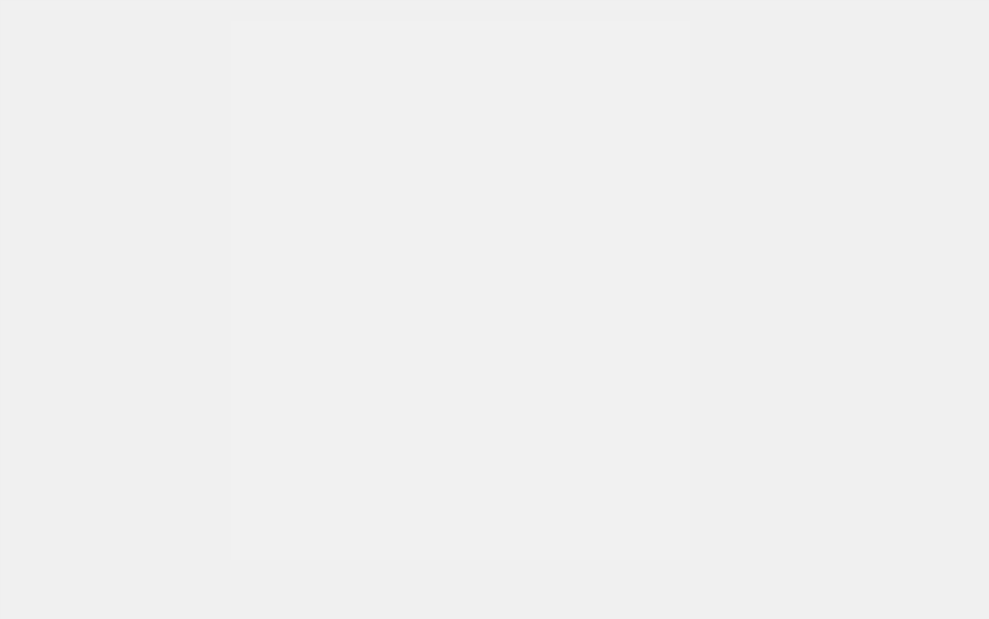
<?xml version="1.0" encoding="UTF-8"?>
<ui version="4.0">
 <class>deleteBookWindow</class>
 <widget class="QWidget" name="deleteBookWindow">
  <property name="geometry">
   <rect>
    <x>0</x>
    <y>0</y>
    <width>989</width>
    <height>619</height>
   </rect>
  </property>
  <property name="windowTitle">
   <string>Form</string>
  </property>
  <property name="styleSheet">
   <string notr="true">background-image: url(:/resources/white.png);
</string>
  </property>
  <widget class="QFrame" name="frame">
   <property name="geometry">
    <rect>
     <x>0</x>
     <y>0</y>
     <width>991</width>
     <height>621</height>
    </rect>
   </property>
   <property name="styleSheet">
    <string notr="true">QFrame {
	background-color: rgba(255,255,255,10);
}</string>
   </property>
   <property name="frameShape">
    <enum>QFrame::Shape::StyledPanel</enum>
   </property>
   <property name="frameShadow">
    <enum>QFrame::Shadow::Raised</enum>
   </property>
   <widget class="QListWidget" name="listWidget">
    <property name="geometry">
     <rect>
      <x>230</x>
      <y>20</y>
      <width>461</width>
      <height>541</height>
     </rect>
    </property>
   </widget>
  </widget>
 </widget>
 <resources/>
 <connections/>
</ui>
